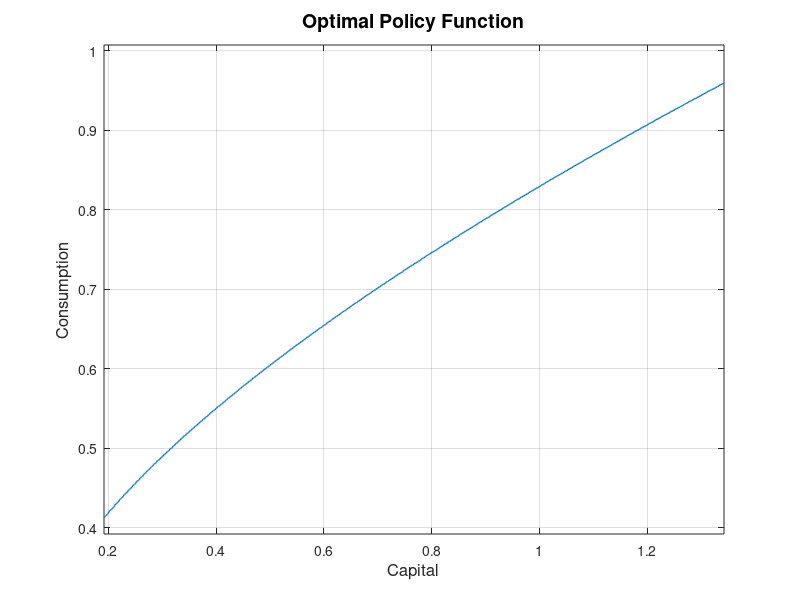
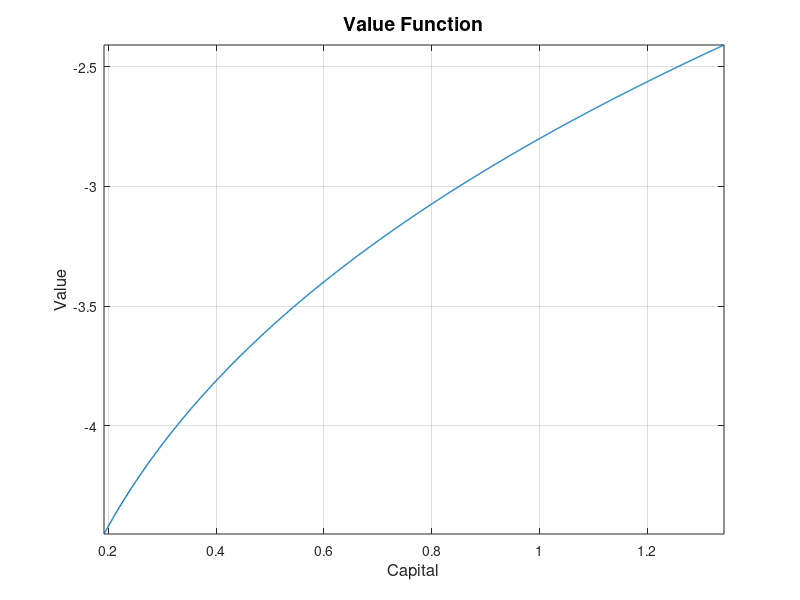
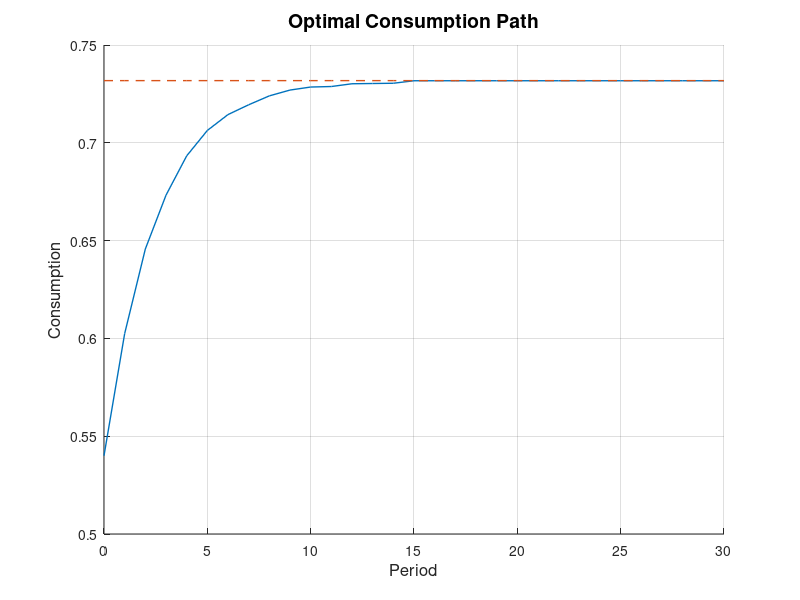
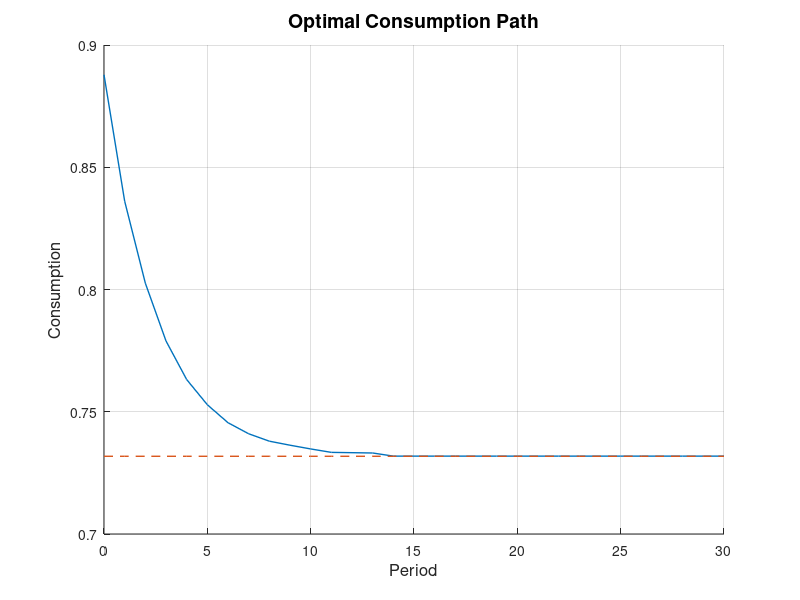

Write the MATLAB code that produced these figures, in order.
%================================================================
% Deterministic Ramsey Growth Model
%================================================================

clear
clc

%Printing the outputs as a text file if ==1
output_file=0;

%LaTeX Interpreter if ==1 (requires LaTeX to be installed if compiled on Octave)
latex_interpreter=0;

%----------------------------------------------------------------
% CRRA Utility Function (c.^(1-gamma)-1)/(1-gamma)
%----------------------------------------------------------------
gamma=1.0; %gamma>0
if gamma==1
  u = @(c) log(c);
else
  u = @(c) (c.^(1-gamma)-1)./(1-gamma);
end

%----------------------------------------------------------------
% Paremeters
%----------------------------------------------------------------
beta=0.9;      %discount factor
A=1;           %Solow Residual
alpha=0.30;    %capital elasticity of output
delta=0.25;    %depreciation rate

%----------------------------------------------------------------
% Grid on Capital (State Variable: Current Capital Level)
%----------------------------------------------------------------
k_ss=((alpha*A)/(1/beta-(1-delta)))^(1/(1-alpha)); %steady state capital
c_ss=A*k_ss^alpha-delta*k_ss;         %steady-state consumption
k_min=0.25*k_ss;                      %minimum node
k_max=1.75*k_ss;                      %maximum node
dimK=1000;                            %number of nodes
gridK=linspace(k_min,k_max,dimK);     %uniform grid over capital

%----------------------------------------------------------------
% Consumption and Current Utility Matrices
%----------------------------------------------------------------
% Consumption can be recovered from current and next period capital.
% Creating the (dimK,dimK)-matrix such that an (i,j) element is
% the amount of consumption associated with
% k=gridK(i) (current state is the i-th node) and
% k_prime=gridK(j) (next period's state is the j-th node).
% Note that a choice variable is the next-period state.
consumption = A*(gridK'*ones(1,dimK)).^alpha + (1-delta)*gridK'*ones(1,dimK)-ones(dimK,1)*gridK;
util=zeros(dimK,dimK);
for i=1:dimK
 for j=1:dimK
  if consumption(i,j)>0
   util(i,j)=u(consumption(i,j));
  else
   util(i,j)=u(consumption(2,1))-10^3;
  end
 end
end
%alternative
%util = ( u(consumption(2,1)) - 10^3 ) .* ones(dimK,dimK);
%mask = consumption > 0;
%util(mask) = u(consumption(mask));

%----------------------------------------------------------------
% Setting Parametric Values for the Value Function Iteration
%----------------------------------------------------------------
max_iter=1000;  %The Maximum Number of Iterations
toler=0.1^10;   %Tolerance Value
converge=0;
% converge is a binary variable, where it takes 1 when the value
% function iteration ended within the maximum number of rounds (max_iter).
% This is optional.

%----------------------------------------------------------------
% Initialize the Value Function (Initial Guess)
%----------------------------------------------------------------
% V is a (1, dim_K)-matrix with (1,i)-th element denoting
% the value (of a candidate value function)
% associated with state being i (precisely, gridK(i)).
% Here, simply let V be the vector of zero.
V=zeros(1,dimK);

tic %start stopwatch timer (optional)
for i=1:max_iter
  %Compute the LHS of the Bellman equation newV
  [newV,index]=max( (util + beta*ones(dimK,1)*V)' );
  %
  if norm(newV-V,Inf)<toler %alternative: if max(abs(newV-V))<toler
    converge=1;
    break;
  end %end of if
  V=newV;
  %
end %end of for i=1:max_iter
num_policy=A*gridK.^alpha+(1-delta)*gridK-gridK(index); %Policy function (c=w-w')
comp_time=toc; %end stopwatch timer and substitute time into comp_time (optional)

%----------------------------------------------------------------
% Checking Whether the Value Function Converged (Optional)
%----------------------------------------------------------------
if output_file==1
  dfile="deterministic_Ramsey_growth.txt";
  if exist(dfile, 'file')
    delete(dfile);
  end
  diary(dfile)
  diary on
end

if converge==1
  fprintf('The value function iteration converged with %d iterations.\n', i);
  fprintf('The value function iteration took %f seconds.\n', comp_time);
else
  fprintf('The value function iteration did not converge.\n');
end

if output_file==1
  diary off
end

%----------------------------------------------------------------
% Plotting Policy Function
%----------------------------------------------------------------
figure()
if delta==1 && gamma==1
 exact_policy=(1-alpha*beta)*A*gridK.^alpha;
 hold on
 plot(gridK,num_policy,'LineWidth',1);
 plot(gridK,exact_policy,'--','LineWidth',1);
 hold off
 if latex_interpreter==1
   legend('Numerical','Analytical','Location','southeast','Interpreter','latex');
 else
   legend('Numerical','Analytical','Location','southeast');
 end
else
 plot(gridK,num_policy,'LineWidth',1);
end
grid on
axis([min(gridK) max(gridK) 0.95*min(num_policy) 1.05*max(num_policy)]);
if latex_interpreter==1
  title('Optimal Policy Function','Interpreter','latex','FontSize',14);
  xlabel('Capital','Interpreter','latex','FontSize',12);
  ylabel('Consumption','Interpreter','latex','FontSize',12);
else
  title('Optimal Policy Function','FontSize',14);
  xlabel('Capital','FontSize',12);
  ylabel('Consumption','FontSize',12);
end

%----------------------------------------------------------------
% Plotting Value function
%----------------------------------------------------------------
figure()
if delta==1 && gamma==1
 exact_V= (1/(1-beta))*( (alpha*beta/(1-alpha*beta))*log(alpha*beta) + log(1-alpha*beta)+log(A)/(1-alpha*beta) )+(alpha/(1-alpha*beta))*log(gridK);
 hold on
 plot(gridK,V,'LineWidth',1);
 plot(gridK,exact_V,'--','LineWidth',1);
 hold off
 if latex_interpreter==1
   legend('Numerical','Analytical','Location','southeast','Interpreter','latex');
 else
   legend('Numerical','Analytical','Location','southeast');
 end
else
 plot(gridK,V,'LineWidth',1);
end
grid on
axis([min(gridK) max(gridK) min(V) max(V)]);
if latex_interpreter==1
  title('Value Function','Interpreter','latex','FontSize',14);
  xlabel('Capital','Interpreter','latex','FontSize',12);
  ylabel('Value','Interpreter','latex','FontSize',12);
else
  title('Value Function','FontSize',14);
  xlabel('Capital','FontSize',12);
  ylabel('Value','FontSize',12);
end

%----------------------------------------------------------------
% Computing Optimal Consumption/Capital Paths
%----------------------------------------------------------------
num_sim=2;            %number of simulations
num_period=30+1;      %number of periods for each simulation
Kindex=zeros(num_sim,num_period);  %node index
Ksim=zeros(num_sim,num_period);    %value of capital
Csim=zeros(num_sim,num_period);    %value of consumption
%
Ksim(1,1)=0.5*k_ss;   %initial capital level for the first simulation
Ksim(2,1)=1.5*k_ss;   %initial capital level for the second simulation

for i=1:num_sim
 for t=1:num_period
 %Find the node closest to a given state
 [~, Kindex(i,t)]=min(abs(Ksim(i,t)-gridK));
 %Capital and consumption at time t
 Ksim(i,t)=gridK(Kindex(i,t));
 Csim(i,t)=num_policy(Kindex(i,t));
 if t<num_period
  Ksim(i,t+1)=A*Ksim(i,t).^alpha+(1-delta)*Ksim(i,t)-Csim(i,t);
 end
 end
end

for i=1:num_sim
 figure()
 hold on
 plot(0:num_period-1,Csim(i,:),'LineWidth',1);
 plot(0:num_period-1,c_ss*ones(1,num_period),'--','LineWidth',1);
 grid on
 hold off
 if latex_interpreter==1
   xlabel('Period','Interpreter','latex','FontSize',12);
   ylabel('Consumption','Interpreter','latex','FontSize',12);
   title('Optimal Consumption Path','Interpreter','latex','FontSize',14);
   %legend('Optimal Path','Steady State','location','best','Interpreter','latex');
 else
   xlabel('Period','FontSize',12);
   ylabel('Consumption','FontSize',12);
   title('Optimal Consumption Path','FontSize',14);
   %legend('Optimal Path','Steady State','location','best');
 end
end

for i=1:num_sim
 figure()
 hold on
 plot(0:num_period-1,Ksim(i,:),'LineWidth',1);
 plot(0:num_period-1,k_ss*ones(1,num_period),'--','LineWidth',1);
 grid on
 hold off
 if latex_interpreter==1
   xlabel('Period','Interpreter','latex','FontSize',12);
   ylabel('Capital','Interpreter','latex','FontSize',12);
   title('Optimal Capital Path','Interpreter','latex','FontSize',14);
   %legend('Optimal Path','Steady State','location','best','Interpreter','latex');
 else
   xlabel('Period','FontSize',12);
   ylabel('Capital','FontSize',12);
   title('Optimal Capital Path','FontSize',14);
   %legend('Optimal Path','Steady State','location','best');
 end
end

figure()
hold on
plot(Ksim(1,:),Csim(1,:),'->','LineWidth',1);
plot(Ksim(2,:),Csim(2,:),'<-','LineWidth',1);
plot(gridK,A*gridK.^alpha-delta*gridK,'LineWidth',1);
plot(gridK,A*gridK.^alpha+(1-delta)*gridK-k_ss,'LineWidth',1);
plot(k_ss,c_ss,'ko','LineWidth',1);
grid on
hold off
xlim([k_min k_max]);
ylim([0.25*c_ss, 1.75*c_ss]);
if latex_interpreter==1
  xlabel('$k$','Interpreter','latex','FontSize',12);
  ylabel('$c$','Interpreter','latex','FontSize',12);
  legend('$k_{0}=0.5 k^{\ast}$','$k_{0}=1.5 k^{\ast}$','$\Delta k_{t+1}=0$','$\Delta c_{t+1}=0$','$(k^{\ast},c^{\ast})$','Interpreter','latex','location','northwest');
  title('Ramsey Growth Model: Phase Diagram','Interpreter','latex','FontSize',14);
else
  xlabel('k','FontSize',12);
  ylabel('c','FontSize',12);
  legend('k_0 =0.5 k*','k_0=1.5 k*','\Delta k_{t+1}=0','\Delta c_{t+1}=0','(k*,c*)','location','northwest');
  title('Ramsey Growth Model: Phase Diagram','FontSize',14);
end
